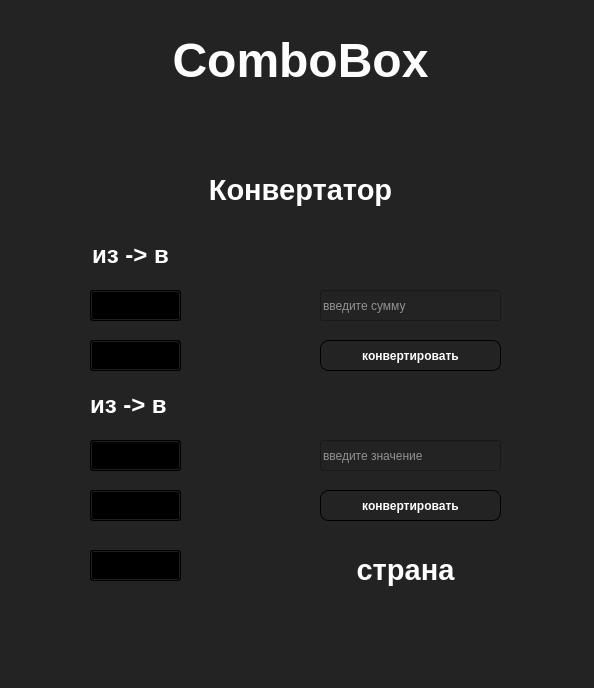
<?xml version="1.0" encoding="UTF-8"?>
<ui version="4.0">
 <class>Form</class>
 <widget class="QWidget" name="Form">
  <property name="geometry">
   <rect>
    <x>0</x>
    <y>0</y>
    <width>594</width>
    <height>688</height>
   </rect>
  </property>
  <property name="windowTitle">
   <string>Form</string>
  </property>
  <property name="styleSheet">
   <string notr="true">background-color: rgb(35, 35, 35);</string>
  </property>
  <widget class="QLabel" name="label">
   <property name="geometry">
    <rect>
     <x>90</x>
     <y>0</y>
     <width>421</width>
     <height>121</height>
    </rect>
   </property>
   <property name="styleSheet">
    <string notr="true">font: 20pt &quot;Franklin Gothic Heavy&quot;;</string>
   </property>
   <property name="text">
    <string>&lt;html&gt;&lt;head/&gt;&lt;body&gt;&lt;p align=&quot;center&quot;&gt;&lt;span style=&quot; font-size:36pt; font-weight:600; color:#fdfdfd;&quot;&gt;ComboBox&lt;/span&gt;&lt;/p&gt;&lt;/body&gt;&lt;/html&gt;</string>
   </property>
  </widget>
  <widget class="QLineEdit" name="lineEdit">
   <property name="geometry">
    <rect>
     <x>320</x>
     <y>290</y>
     <width>181</width>
     <height>31</height>
    </rect>
   </property>
   <property name="styleSheet">
    <string notr="true">font: 8pt &quot;Franklin Gothic Medium&quot;;
color: rgb(255, 255, 255);
border-color: qlineargradient(spread:pad, x1:0, y1:0, x2:1, y2:0, stop:0.295455 rgba(102, 126, 255, 255), stop:0.971591 rgba(0, 217, 255, 255), stop:0.98 rgba(0, 0, 0, 255), stop:1 rgba(0, 0, 0, 0));</string>
   </property>
   <property name="inputMask">
    <string/>
   </property>
   <property name="text">
    <string/>
   </property>
   <property name="placeholderText">
    <string>введите сумму</string>
   </property>
  </widget>
  <widget class="QPushButton" name="pushButton_3">
   <property name="geometry">
    <rect>
     <x>320</x>
     <y>330</y>
     <width>181</width>
     <height>41</height>
    </rect>
   </property>
   <property name="styleSheet">
    <string notr="true">QPushButton {
  background-color: #232323;
  color: #fff;
  font-weight: 600;
  border-radius: 8px;
  border: 1px solid #000000;
  padding: 5px 15px;
  margin-top: 10px;
  outline: 0px;
}

QPushButton:hover,
QPushButton:focus {
  background-color: #7400C7;
  border: 3px solid #9ac3fe;
}</string>
   </property>
   <property name="text">
    <string>конвертировать</string>
   </property>
  </widget>
  <widget class="QComboBox" name="comboBox">
   <property name="geometry">
    <rect>
     <x>90</x>
     <y>550</y>
     <width>91</width>
     <height>31</height>
    </rect>
   </property>
   <property name="styleSheet">
    <string notr="true">background-color: rgb(116, 0, 199);
background-color: qlineargradient(spread:pad, x1:0, y1:0, x2:1, y2:0, stop:0.295455 rgba(102, 126, 255, 255), stop:0.971591 rgba(0, 217, 255, 255), stop:0.98 rgba(0, 0, 0, 255), stop:1 rgba(0, 0, 0, 0));
</string>
   </property>
   <item>
    <property name="text">
     <string>США</string>
    </property>
   </item>
   <item>
    <property name="text">
     <string>КНДР</string>
    </property>
   </item>
   <item>
    <property name="text">
     <string>КНР</string>
    </property>
   </item>
   <item>
    <property name="text">
     <string>РФ</string>
    </property>
   </item>
   <item>
    <property name="text">
     <string>ЮАР</string>
    </property>
   </item>
  </widget>
  <widget class="QComboBox" name="comboBox_2">
   <property name="geometry">
    <rect>
     <x>90</x>
     <y>340</y>
     <width>91</width>
     <height>31</height>
    </rect>
   </property>
   <property name="styleSheet">
    <string notr="true">background-color: rgb(116, 0, 199);
background-color: qlineargradient(spread:pad, x1:0, y1:0, x2:1, y2:0, stop:0.295455 rgba(102, 126, 255, 255), stop:0.971591 rgba(0, 217, 255, 255), stop:0.98 rgba(0, 0, 0, 255), stop:1 rgba(0, 0, 0, 0));</string>
   </property>
   <item>
    <property name="text">
     <string>доллар</string>
    </property>
   </item>
   <item>
    <property name="text">
     <string>евро</string>
    </property>
   </item>
   <item>
    <property name="text">
     <string>рубль</string>
    </property>
   </item>
   <item>
    <property name="text">
     <string>стерлинг</string>
    </property>
   </item>
   <item>
    <property name="text">
     <string>фунт</string>
    </property>
   </item>
  </widget>
  <widget class="QComboBox" name="comboBox_3">
   <property name="geometry">
    <rect>
     <x>90</x>
     <y>290</y>
     <width>91</width>
     <height>31</height>
    </rect>
   </property>
   <property name="styleSheet">
    <string notr="true">background-color: rgb(36, 0, 61);
background-color: rgb(116, 0, 199);
background-color: qlineargradient(spread:pad, x1:0, y1:0, x2:1, y2:0, stop:0.295455 rgba(102, 126, 255, 255), stop:0.971591 rgba(0, 217, 255, 255), stop:0.98 rgba(0, 0, 0, 255), stop:1 rgba(0, 0, 0, 0));</string>
   </property>
   <item>
    <property name="text">
     <string>доллар</string>
    </property>
   </item>
   <item>
    <property name="text">
     <string>евро</string>
    </property>
   </item>
   <item>
    <property name="text">
     <string>рубль</string>
    </property>
   </item>
   <item>
    <property name="text">
     <string>стерлинг</string>
    </property>
   </item>
   <item>
    <property name="text">
     <string>фунт</string>
    </property>
   </item>
  </widget>
  <widget class="QLabel" name="label_3">
   <property name="geometry">
    <rect>
     <x>90</x>
     <y>240</y>
     <width>81</width>
     <height>31</height>
    </rect>
   </property>
   <property name="styleSheet">
    <string notr="true">font: 8pt &quot;Franklin Gothic Heavy&quot;;</string>
   </property>
   <property name="text">
    <string>&lt;html&gt;&lt;head/&gt;&lt;body&gt;&lt;p align=&quot;center&quot;&gt;&lt;span style=&quot; font-size:18pt; font-weight:600; color:#ffffff;&quot;&gt;из -&amp;gt; в&lt;/span&gt;&lt;/p&gt;&lt;/body&gt;&lt;/html&gt;</string>
   </property>
  </widget>
  <widget class="QLabel" name="label_4">
   <property name="geometry">
    <rect>
     <x>90</x>
     <y>390</y>
     <width>81</width>
     <height>31</height>
    </rect>
   </property>
   <property name="styleSheet">
    <string notr="true">font: 8pt &quot;Franklin Gothic Heavy&quot;;</string>
   </property>
   <property name="text">
    <string>&lt;html&gt;&lt;head/&gt;&lt;body&gt;&lt;p&gt;&lt;span style=&quot; font-size:18pt; font-weight:600; color:#ffffff;&quot;&gt;из -&amp;gt; в&lt;/span&gt;&lt;/p&gt;&lt;/body&gt;&lt;/html&gt;</string>
   </property>
  </widget>
  <widget class="QComboBox" name="comboBox_4">
   <property name="geometry">
    <rect>
     <x>90</x>
     <y>440</y>
     <width>91</width>
     <height>31</height>
    </rect>
   </property>
   <property name="styleSheet">
    <string notr="true">background-color: rgb(116, 0, 199);
background-color: qlineargradient(spread:pad, x1:0, y1:0, x2:1, y2:0, stop:0.295455 rgba(102, 126, 255, 255), stop:0.971591 rgba(0, 217, 255, 255), stop:0.98 rgba(0, 0, 0, 255), stop:1 rgba(0, 0, 0, 0));</string>
   </property>
   <item>
    <property name="text">
     <string>миллиметр</string>
    </property>
   </item>
   <item>
    <property name="text">
     <string>сантиметр</string>
    </property>
   </item>
   <item>
    <property name="text">
     <string>дециметр</string>
    </property>
   </item>
   <item>
    <property name="text">
     <string>метр</string>
    </property>
   </item>
   <item>
    <property name="text">
     <string>киллометр</string>
    </property>
   </item>
  </widget>
  <widget class="QComboBox" name="comboBox_5">
   <property name="geometry">
    <rect>
     <x>90</x>
     <y>490</y>
     <width>91</width>
     <height>31</height>
    </rect>
   </property>
   <property name="styleSheet">
    <string notr="true">background-color: rgb(36, 0, 61);
background-color: rgb(116, 0, 199);
background-color: qlineargradient(spread:pad, x1:0, y1:0, x2:1, y2:0, stop:0.295455 rgba(102, 126, 255, 255), stop:0.971591 rgba(0, 217, 255, 255), stop:0.98 rgba(0, 0, 0, 255), stop:1 rgba(0, 0, 0, 0));</string>
   </property>
   <item>
    <property name="text">
     <string>миллиметр</string>
    </property>
   </item>
   <item>
    <property name="text">
     <string>сантиметр</string>
    </property>
   </item>
   <item>
    <property name="text">
     <string>дециметр</string>
    </property>
   </item>
   <item>
    <property name="text">
     <string>метр</string>
    </property>
   </item>
   <item>
    <property name="text">
     <string>киллометр</string>
    </property>
   </item>
  </widget>
  <widget class="QLabel" name="label_5">
   <property name="geometry">
    <rect>
     <x>80</x>
     <y>170</y>
     <width>441</width>
     <height>41</height>
    </rect>
   </property>
   <property name="styleSheet">
    <string notr="true">font: 15pt &quot;Franklin Gothic Heavy&quot;;</string>
   </property>
   <property name="text">
    <string>&lt;html&gt;&lt;head/&gt;&lt;body&gt;&lt;p align=&quot;center&quot;&gt;&lt;span style=&quot; font-size:22pt; font-weight:600; color:#ffffff;&quot;&gt;Конвертатор&lt;/span&gt;&lt;/p&gt;&lt;/body&gt;&lt;/html&gt;</string>
   </property>
  </widget>
  <widget class="QLabel" name="label_6">
   <property name="geometry">
    <rect>
     <x>350</x>
     <y>550</y>
     <width>111</width>
     <height>41</height>
    </rect>
   </property>
   <property name="styleSheet">
    <string notr="true">font: 15pt &quot;Franklin Gothic Heavy&quot;;</string>
   </property>
   <property name="text">
    <string>&lt;html&gt;&lt;head/&gt;&lt;body&gt;&lt;p align=&quot;center&quot;&gt;&lt;span style=&quot; font-size:22pt; font-weight:600; color:#ffffff;&quot;&gt;страна&lt;/span&gt;&lt;/p&gt;&lt;/body&gt;&lt;/html&gt;</string>
   </property>
  </widget>
  <widget class="QLineEdit" name="lineEdit_2">
   <property name="geometry">
    <rect>
     <x>320</x>
     <y>440</y>
     <width>181</width>
     <height>31</height>
    </rect>
   </property>
   <property name="styleSheet">
    <string notr="true">font: 8pt &quot;Franklin Gothic Medium&quot;;
color: rgb(255, 255, 255);</string>
   </property>
   <property name="inputMask">
    <string/>
   </property>
   <property name="text">
    <string/>
   </property>
   <property name="placeholderText">
    <string>введите значение</string>
   </property>
  </widget>
  <widget class="QPushButton" name="pushButton_4">
   <property name="geometry">
    <rect>
     <x>320</x>
     <y>480</y>
     <width>181</width>
     <height>41</height>
    </rect>
   </property>
   <property name="styleSheet">
    <string notr="true">QPushButton {
	background-color: qradialgradient(spread:pad, cx:0.494318, cy:0.545, radius:0.5, fx:0.5, fy:0.5, stop:0 rgba(36, 0, 255, 255), stop:0.1 rgba(255, 255, 255, 255), stop:0.2 rgba(255, 176, 176, 167), stop:0.3 rgba(255, 151, 151, 92), stop:0.4 rgba(255, 125, 125, 51), stop:0.5 rgba(255, 76, 76, 205), stop:0.52 rgba(255, 76, 76, 205), stop:0.6 rgba(255, 180, 180, 84), stop:1 rgba(255, 255, 255, 0));
  background-color: #232323;
  color: #fff;
  font-weight: 600;
  border-radius: 8px;
  border: 1px solid #000000;
  padding: 5px 15px;
  margin-top: 10px;
  outline: 0px;
}

QPushButton:hover,
QPushButton:focus {
  background-color: #7400C7;
  border: 3px solid #9ac3fe;
}</string>
   </property>
   <property name="text">
    <string>конвертировать</string>
   </property>
  </widget>
 </widget>
 <resources/>
 <connections/>
</ui>
